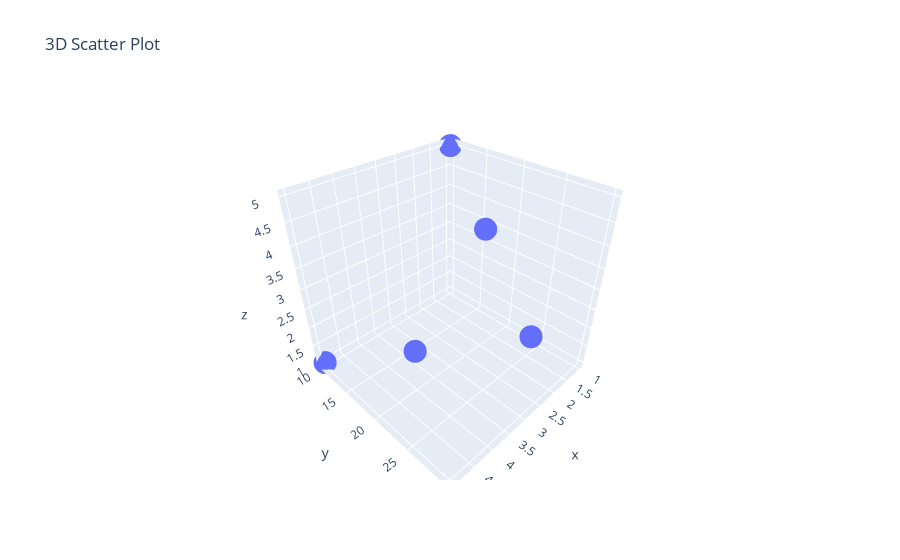

Notebook code cell kept with this figure:
### Code cell
df3 = pd.DataFrame({'x': [1, 2, 3, 4, 5], 'y': [10, 20, 30, 20, 10], 'z': [5, 4, 3, 2, 1]})
fig = px.scatter_3d(df3, x='x', y='y', z='z', title="3D Scatter Plot")
fig.show()

### Figure 1 — Plotly figure (JSON) as saved in the notebook; plotly's stock layout.template omitted (floating-point values rounded to 4 significant figures)
{"data": [{"hovertemplate": "x=%{x}<br>y=%{y}<br>z=%{z}<extra></extra>", "legendgroup": "", "marker": {"color": "#636efa", "symbol": "circle"}, "mode": "markers", "name": "", "scene": "scene", "showlegend": false, "type": "scatter3d", "x": [1, 2, 3, 4, 5], "y": [10, 20, 30, 20, 10], "z": [5, 4, 3, 2, 1]}], "layout": {"legend": {"tracegroupgap": 0}, "scene": {"domain": {"x": [0, 1], "y": [0, 1]}, "xaxis": {"title": {"text": "x"}}, "yaxis": {"title": {"text": "y"}}, "zaxis": {"title": {"text": "z"}}}, "title": {"text": "3D Scatter Plot"}}}
